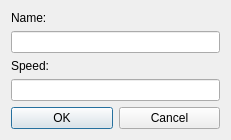
<?xml version="1.0" encoding="UTF-8"?>
<ui version="4.0">
 <class>ComputerDialog</class>
 <widget class="QDialog" name="ComputerDialog">
  <property name="geometry">
   <rect>
    <x>0</x>
    <y>0</y>
    <width>231</width>
    <height>139</height>
   </rect>
  </property>
  <property name="windowTitle">
   <string>Edit Computer</string>
  </property>
  <property name="styleSheet">
   <string notr="true">QWidget, QMenuBar::item, QHeaderView::section {
	background-color: qlineargradient(x1: 0, y1: 0, x2: 0, y2: 1,
                                      stop: 0 #c5d8ef, stop: 1 #89a5c3);
}

QLabel, QSlider {
	background-color: transparent;
}</string>
  </property>
  <property name="locale">
   <locale language="English" country="UnitedStates"/>
  </property>
  <layout class="QVBoxLayout" name="verticalLayout_2">
   <item>
    <layout class="QVBoxLayout" name="verticalLayout">
     <property name="sizeConstraint">
      <enum>QLayout::SetNoConstraint</enum>
     </property>
     <item>
      <widget class="QLabel" name="namelabel">
       <property name="sizePolicy">
        <sizepolicy hsizetype="Preferred" vsizetype="Fixed">
         <horstretch>0</horstretch>
         <verstretch>0</verstretch>
        </sizepolicy>
       </property>
       <property name="text">
        <string>Name:</string>
       </property>
      </widget>
     </item>
     <item>
      <layout class="QHBoxLayout" name="horizontalLayout_2">
       <item>
        <widget class="QLineEdit" name="id">
         <property name="enabled">
          <bool>true</bool>
         </property>
         <property name="readOnly">
          <bool>false</bool>
         </property>
        </widget>
       </item>
      </layout>
     </item>
     <item>
      <widget class="QLabel" name="timelabel">
       <property name="sizePolicy">
        <sizepolicy hsizetype="Preferred" vsizetype="Fixed">
         <horstretch>0</horstretch>
         <verstretch>0</verstretch>
        </sizepolicy>
       </property>
       <property name="text">
        <string>Speed:</string>
       </property>
      </widget>
     </item>
     <item>
      <layout class="QHBoxLayout" name="horizontalLayout_3">
       <item>
        <widget class="QLineEdit" name="speed">
         <property name="enabled">
          <bool>true</bool>
         </property>
         <property name="readOnly">
          <bool>false</bool>
         </property>
        </widget>
       </item>
      </layout>
     </item>
     <item>
      <layout class="QHBoxLayout" name="horizontalLayout">
       <item>
        <widget class="QPushButton" name="OK">
         <property name="text">
          <string>OK</string>
         </property>
        </widget>
       </item>
       <item>
        <widget class="QPushButton" name="Cancel">
         <property name="text">
          <string>Cancel</string>
         </property>
        </widget>
       </item>
      </layout>
     </item>
    </layout>
   </item>
  </layout>
 </widget>
 <resources>
  <include location="resources.qrc"/>
 </resources>
 <connections>
  <connection>
   <sender>OK</sender>
   <signal>clicked()</signal>
   <receiver>ComputerDialog</receiver>
   <slot>accept()</slot>
   <hints>
    <hint type="sourcelabel">
     <x>102</x>
     <y>240</y>
    </hint>
    <hint type="destinationlabel">
     <x>199</x>
     <y>149</y>
    </hint>
   </hints>
  </connection>
  <connection>
   <sender>Cancel</sender>
   <signal>clicked()</signal>
   <receiver>ComputerDialog</receiver>
   <slot>reject()</slot>
   <hints>
    <hint type="sourcelabel">
     <x>219</x>
     <y>246</y>
    </hint>
    <hint type="destinationlabel">
     <x>199</x>
     <y>149</y>
    </hint>
   </hints>
  </connection>
 </connections>
 <slots>
  <slot>AddVersion()</slot>
  <slot>RemoveVersion()</slot>
 </slots>
</ui>
